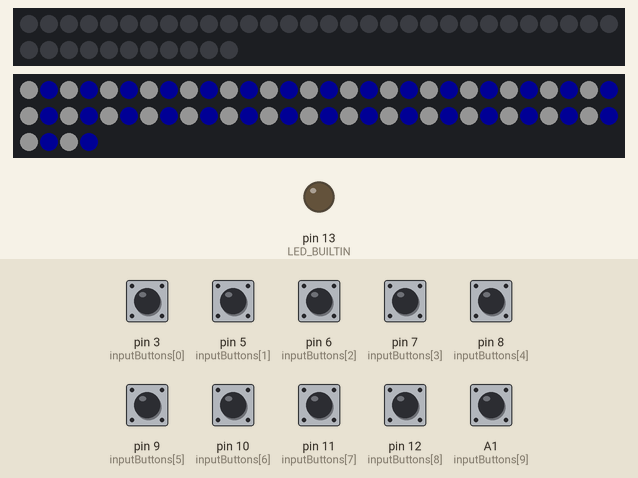
Bench run of a sketch on a simulated Arduino Uno, built with avr-gcc and run on an emulated ATmega328P. On the bench: 41 RGB LEDs in strip order, left to right, continuing on the next row, 64 RGB LEDs in strip order, left to right, continuing on the next row, output pins drawn as LEDs (lit = HIGH). The inputs (shaded band) are chosen by the test bench; at power-on: A1 (inputButtons[9]), pin 3 (inputButtons[0]), pin 5 (inputButtons[1]), pin 6 (inputButtons[2]), pin 7 (inputButtons[3]), pin 8 (inputButtons[4]), pin 9 (inputButtons[5]), pin 10 (inputButtons[6]), pin 11 (inputButtons[7]), pin 12 (inputButtons[8]) HIGH. Dim RGB values are drawn brighter than linear; what the sketch prints to the serial monitor is not drawn.

Above: at 0.1 s.
At 6.8 s:
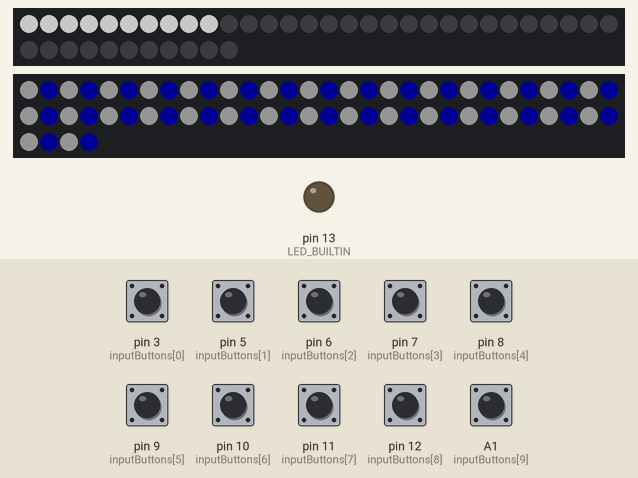
6.9 s: pin 3 (inputButtons[0]) pulled LOW for 0.2 s
8.6 s: pin 5 (inputButtons[1]) pulled LOW for 0.2 s
10.3 s: pin 6 (inputButtons[2]) pulled LOW for 0.2 s
12.0 s: pin 7 (inputButtons[3]) pulled LOW for 0.2 s
13.7 s: pin 8 (inputButtons[4]) pulled LOW for 0.2 s
15.4 s: pin 9 (inputButtons[5]) pulled LOW for 0.2 s
Timing chart, 0 to 18.1 s (numbered marks = the images above; inputs shaded):
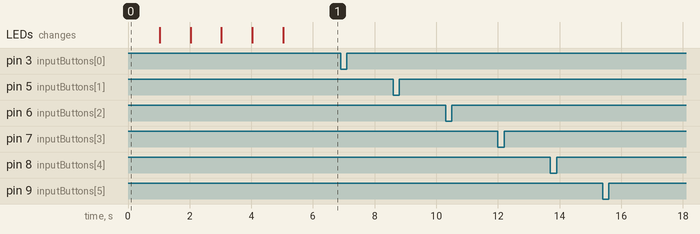

The sketch:

ChessBoard.ino
```cpp
#include <Adafruit_NeoPixel.h>


// Control panel LEDs
#define controlPanelLED_PIN 4
#define controlPanelLED_COUNT 41
Adafruit_NeoPixel controlPanelLED(controlPanelLED_COUNT, controlPanelLED_PIN, NEO_GRB + NEO_KHZ800);

// chessboard LEDs
#define chessboardLED_PIN A5
#define chessboardLED_COUNT 64
Adafruit_NeoPixel chessboardLED(chessboardLED_COUNT, chessboardLED_PIN, NEO_GRB + NEO_KHZ800);


uint32_t ledWHITE = controlPanelLED.Color(255, 255, 255);
uint32_t ledBLACK = controlPanelLED.Color(0, 0, 0);
uint32_t ledBLUE = controlPanelLED.Color(0, 0, 255);
uint32_t ledRED = controlPanelLED.Color(255, 0, 0);
uint32_t ledGREEN = controlPanelLED.Color(0, 255, 0);

const int delayTiming = 1000;
const int inputButtons[] = { 3, 5, 6, 7, 8, 9, 10, 11, 12, A1 };
const int buttonDebounceTime = 300;

void setup() {
  pinMode(LED_BUILTIN, OUTPUT);
  Serial.begin(9600);

  // Setup the buttons for input.
  for (int i = 0; i < 10; i++)  // <= represents how many buttons we are using for this to complete enough loops.
  {
    pinMode(inputButtons[i], INPUT_PULLUP);
  }

  // Setup the hint interupt pin
  attachInterrupt(digitalPinToInterrupt(3), hint, FALLING);


  // Setup for the control panels neopixels
  controlPanelLED.begin();             // INITIALIZE NeoPixel strip object (REQUIRED)
  controlPanelLED.show();              // Turn OFF all pixels ASAP
  controlPanelLED.setBrightness(100);  // Set BRIGHTNESS (max = 255)

  // Setup for the chessboard neopixels
  chessboardLED.begin();            // INITIALIZE NeoPixel strip object (REQUIRED)
  chessboardLED.show();             // Turn OFF all pixels ASAP
  chessboardLED.setBrightness(20);  // Set BRIGHTNESS (max = 255)
}

void loop() {
  int row_counter = 0;

  for (int i = 0; i < 64; i++)
  {
    if (i % 2 == 0)
    {
        chessboardLED.fill(ledWHITE, row_counter, 8);
    }
    else
    {
      chessboardLED.fill(ledBLUE, row_counter, 8);
    }

    row_counter++;
  }

  chessboardLED.show();
  delay(delayTiming);

  controlPanelLED.fill(ledWHITE, 0, 2);
  controlPanelLED.show();
  delay(delayTiming);
  controlPanelLED.fill(ledWHITE, 2, 2);
  controlPanelLED.show();
  delay(delayTiming);
  controlPanelLED.fill(ledWHITE, 4, 1);
  controlPanelLED.show();
  delay(delayTiming);
  controlPanelLED.fill(ledWHITE, 5, 1);
  controlPanelLED.show();
  delay(delayTiming);
  controlPanelLED.fill(ledWHITE, 6, 4);
  controlPanelLED.show();
  delay(delayTiming);

  while (true) {
    int detectButton();

    while (true)
    {
      if (digitalRead(5) == LOW) // A/1
      {
        Serial.println("A/1"); // Button pressed
        delay(delayTiming);   // Delay to avoid button bounce
        break;
      } else if (digitalRead(6) == LOW) // B/2
      {
        Serial.println("B/2");
        delay(delayTiming);
        break;
      } else if (digitalRead(7) == LOW) // C/3
      {
        Serial.println("C/3");
        delay(delayTiming);
        break;
      } else if (digitalRead(8) == LOW) // D/4
      {
        Serial.println("D/4");
        delay(delayTiming);
        break;
      } else if (digitalRead(9) == LOW) // E/5
      {
        Serial.println("E/5");
        delay(delayTiming);
        break;
      } else if (digitalRead(10) == LOW)  // F/6
      {
        Serial.println("F/6");
        delay(delayTiming);
        break;
      } else if (digitalRead(11) == LOW) // G/7
      {
        Serial.println("G/7");
        delay(delayTiming);
        break;
      } else if (digitalRead(12) == LOW) // H/8
      {
        Serial.println("H/8");
        delay(delayTiming);
        break;
      } else if (digitalRead(A1) == LOW) // Ok
      {
        delay(delayTiming);
        break;
      }
    }
  }
}


void hint() {
  static unsigned long last_interrupt_time = 0;
  unsigned long interrupt_time = millis();
  // If interrupts come faster than 200ms, assume it's a bounce and ignore
  if (interrupt_time - last_interrupt_time > 200) {
    Serial.println("Button connected to 'HINT' detected");
  }
  last_interrupt_time = interrupt_time;
}
```

Measured:
- after the input at 6.9 s, every drawn part: stays the same
- after the input at 8.6 s, every drawn part: stays the same
- after the input at 10.3 s, every drawn part: stays the same
- after the input at 12.0 s, every drawn part: stays the same
- after the input at 13.7 s, every drawn part: stays the same
- after the input at 15.4 s, every drawn part: stays the same
